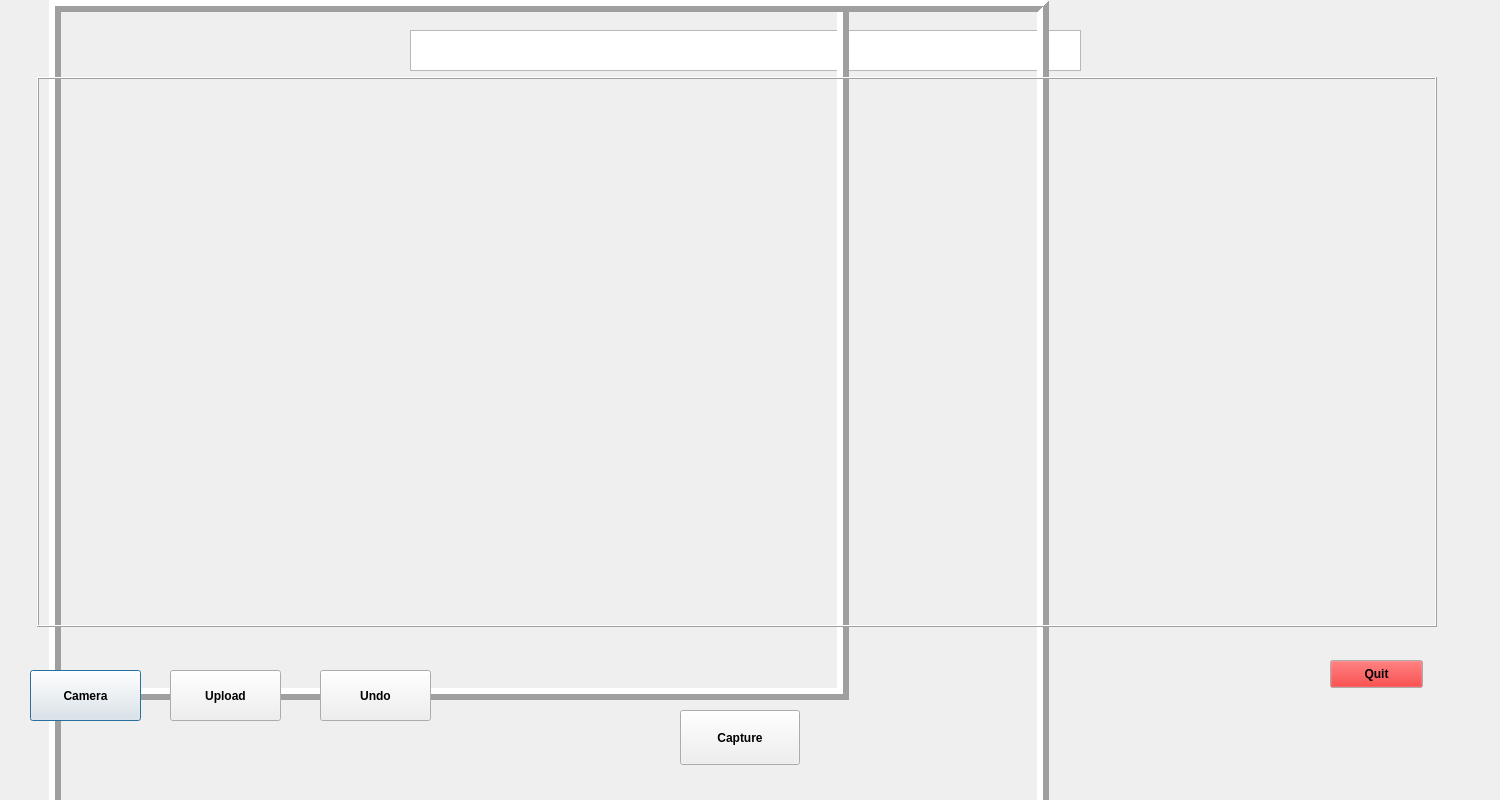
<?xml version="1.0" encoding="UTF-8"?>
<ui version="4.0">
 <class>Dialog</class>
 <widget class="QDialog" name="Dialog">
  <property name="geometry">
   <rect>
    <x>0</x>
    <y>0</y>
    <width>1500</width>
    <height>800</height>
   </rect>
  </property>
  <property name="cursor">
   <cursorShape>PointingHandCursor</cursorShape>
  </property>
  <property name="windowTitle">
   <string>Dialog</string>
  </property>
  <widget class="QTextBrowser" name="TEXT">
   <property name="geometry">
    <rect>
     <x>410</x>
     <y>30</y>
     <width>671</width>
     <height>41</height>
    </rect>
   </property>
  </widget>
  <widget class="QLabel" name="imgLabel">
   <property name="geometry">
    <rect>
     <x>49</x> 
     <y>0</y>
     <width>800</width>
     <height>700</height>
    </rect>
   </property>
   <property name="frameShape">
    <enum>QFrame::Box</enum>
   </property>
   <property name="frameShadow">
    <enum>QFrame::Raised</enum>
   </property>
   <property name="lineWidth">
    <number>6</number>
   </property>
   <property name="text">
    <string/>
   </property>
</widget>
<widget class="QLabel" name="processedImgLabel">
    <property name="geometry">
        <rect>
            <x>49</x> 
            <y>0</y>
            <width>1000</width>
            <height>1000</height>
        </rect>
    </property>
    <property name="frameShape">
        <enum>QFrame::Box</enum>
    </property>
    <property name="frameShadow">
        <enum>QFrame::Raised</enum>
    </property>
    <property name="lineWidth">
        <number>6</number>
    </property>
    <property name="text">
        <string/>
    </property>
</widget>
  <widget class="QFrame" name="frameRight">
   <property name="geometry">
    <rect>
     <x>37</x>
     <y>77</y>
     <width>1400</width>
     <height>550</height>##############################################3
    </rect>
   </property>
   <property name="frameShape">
    <enum>QFrame::Box</enum>
   </property>
   <property name="frameShadow">
    <enum>QFrame::Raised</enum>
   </property>
  </widget>
  <widget class="QPushButton" name="CAMERA">
   <property name="geometry">
    <rect>
     <x>30</x>
     <y>670</y>
     <width>111</width>
     <height>51</height>
    </rect>
   </property>
   <property name="font">
    <font>
     <weight>75</weight>
     <bold>true</bold>
    </font>
   </property>
   <property name="cursor">
    <cursorShape>PointingHandCursor</cursorShape>
   </property>
   <property name="text">
    <string>Camera</string>
   </property>
  </widget>
  <widget class="QPushButton" name="CAPTURE">
   <property name="geometry">
    <rect>
     <x>680</x>
     <y>710</y>
     <width>120</width>
     <height>55</height>
    </rect>
   </property>
   <property name="font">
    <font>
     <weight>75</weight>
     <bold>true</bold>
    </font>
   </property>
   <property name="cursor">
    <cursorShape>PointingHandCursor</cursorShape>
   </property>
   <property name="text">
    <string>Capture</string>
   </property>
  </widget>
  <widget class="QPushButton" name="UNDO">
   <property name="geometry">
    <rect>
     <x>320</x>
     <y>670</y>
     <width>111</width>
     <height>51</height>
    </rect>
   </property>
   <property name="font">
    <font>
     <weight>75</weight>
     <bold>true</bold>
    </font>
   </property>
   <property name="cursor">
    <cursorShape>PointingHandCursor</cursorShape>
   </property>
   <property name="text">
    <string>Undo</string>
   </property>
  </widget>
  <widget class="QPushButton" name="QUIT">
   <property name="geometry">
    <rect>
     <x>1330</x>
     <y>660</y>
     <width>93</width>
     <height>28</height>
    </rect>
   </property>
   <property name="palette">
    <palette>
     <active>
      <colorrole role="Button">
       <brush brushstyle="SolidPattern">
        <color alpha="255">
         <red>240</red>
         <green>2</green>
         <blue>2</blue>
        </color>
       </brush>
      </colorrole>
      <colorrole role="Text">
       <brush brushstyle="SolidPattern">
        <color alpha="255">
         <red>255</red>
         <green>248</green>
         <blue>44</blue>
        </color>
       </brush>
      </colorrole>
      <colorrole role="PlaceholderText">
       <brush brushstyle="SolidPattern">
        <color alpha="128">
         <red>255</red>
         <green>0</green>
         <blue>0</blue>
        </color>
       </brush>
      </colorrole>
     </active>
     <inactive>
      <colorrole role="Button">
       <brush brushstyle="SolidPattern">
        <color alpha="255">
         <red>240</red>
         <green>2</green>
         <blue>2</blue>
        </color>
       </brush>
      </colorrole>
      <colorrole role="Text">
       <brush brushstyle="SolidPattern">
        <color alpha="255">
         <red>255</red>
         <green>248</green>
         <blue>44</blue>
        </color>
       </brush>
      </colorrole>
      <colorrole role="PlaceholderText">
       <brush brushstyle="SolidPattern">
        <color alpha="128">
         <red>255</red>
         <green>0</green>
         <blue>0</blue>
        </color>
       </brush>
      </colorrole>
     </inactive>
     <disabled>
      <colorrole role="Button">
       <brush brushstyle="SolidPattern">
        <color alpha="255">
         <red>240</red>
         <green>2</green>
         <blue>2</blue>
        </color>
       </brush>
      </colorrole>
      <colorrole role="Text">
       <brush brushstyle="SolidPattern">
        <color alpha="255">
         <red>120</red>
         <green>120</green>
         <blue>120</blue>
        </color>
       </brush>
      </colorrole>
      <colorrole role="PlaceholderText">
       <brush brushstyle="SolidPattern">
        <color alpha="128">
         <red>0</red>
         <green>0</green>
         <blue>0</blue>
        </color>
       </brush>
      </colorrole>
     </disabled>
    </palette>
   </property>
   <property name="font">
    <font>
     <family>MS Shell Dlg 2</family>
     <weight>75</weight>
     <bold>true</bold>
    </font>
   </property>
   <property name="cursor">
    <cursorShape>PointingHandCursor</cursorShape>
   </property>
   <property name="text">
    <string>Quit</string>
   </property>
  </widget>
  <widget class="QPushButton" name="UPLOAD">
   <property name="geometry">
    <rect>
     <x>170</x>
     <y>670</y>
     <width>111</width>
     <height>51</height>
    </rect>
   </property>
   <property name="font">
    <font>
     <weight>75</weight>
     <bold>true</bold>
    </font>
   </property>
   <property name="cursor">
    <cursorShape>PointingHandCursor</cursorShape>
   </property>
   <property name="text">
    <string>Upload</string>
   </property>
</widget>
 </widget>
 <resources/>
 <connections/>
</ui>
